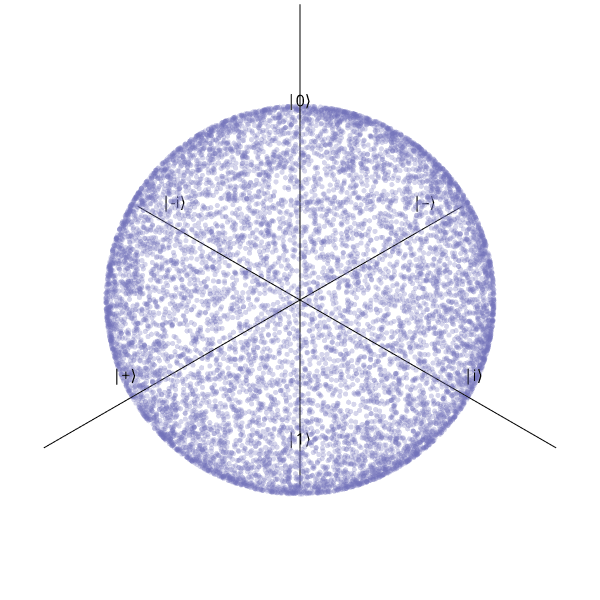

Notebook source saved alongside this figure:
### Code cell
plot_bloch_sphere(haar_bloch_vectors, filename="haar", color_mode="light")

### Figure 1 — Plotly figure (JSON) as saved in the notebook; plotly's stock layout.template omitted (floating-point values rounded to 4 significant figures; data arrays with more than 128 entries replaced by an {"elided": "..."} marker saying what was removed)
{"data": [{"line": {"color": "#000000", "width": 2}, "mode": "lines", "showlegend": false, "type": "scatter3d", "x": [-1.5, 1.5], "y": [0, 0], "z": [0, 0]}, {"line": {"color": "#000000", "width": 2}, "mode": "lines", "showlegend": false, "type": "scatter3d", "x": [0, 0], "y": [-1.5, 1.5], "z": [0, 0]}, {"line": {"color": "#000000", "width": 2}, "mode": "lines", "showlegend": false, "type": "scatter3d", "x": [0, 0], "y": [0, 0], "z": [-1.5, 1.5]}, {"mode": "text", "showlegend": false, "text": ["|0⟩", "|1⟩", "|+⟩", "|–⟩", "|i⟩", "|-i⟩"], "textfont": {"color": "#000000", "size": 16}, "type": "scatter3d", "x": [0.05, 0.05, 1.1, -1.1, 0, 0], "y": [0.05, 0.05, 0, 0, 1.1, -1.1], "z": [1, -1.2, 0, 0, 0, 0]}, {"marker": {"color": "#7272BA", "opacity": 0.3, "size": 3}, "mode": "markers", "showlegend": false, "type": "scatter3d", "x": {"elided": "10000 float values"}, "y": {"elided": "10000 float values"}, "z": {"elided": "10000 float values"}}], "layout": {"height": 600, "margin": {"b": 0, "l": 0, "r": 0, "t": 0}, "paper_bgcolor": "rgba(0,0,0,0)", "plot_bgcolor": "rgba(0,0,0,0)", "scene": {"bgcolor": "rgba(0,0,0,0)", "camera": {"eye": {"x": 0.7, "y": 0.7, "z": 0.7}}, "xaxis": {"showbackground": false, "showgrid": false, "showticklabels": false, "title": {"text": ""}, "zeroline": false}, "yaxis": {"showbackground": false, "showgrid": false, "showticklabels": false, "title": {"text": ""}, "zeroline": false}, "zaxis": {"showbackground": false, "showgrid": false, "showticklabels": false, "title": {"text": ""}, "zeroline": false}}, "width": 600}}
